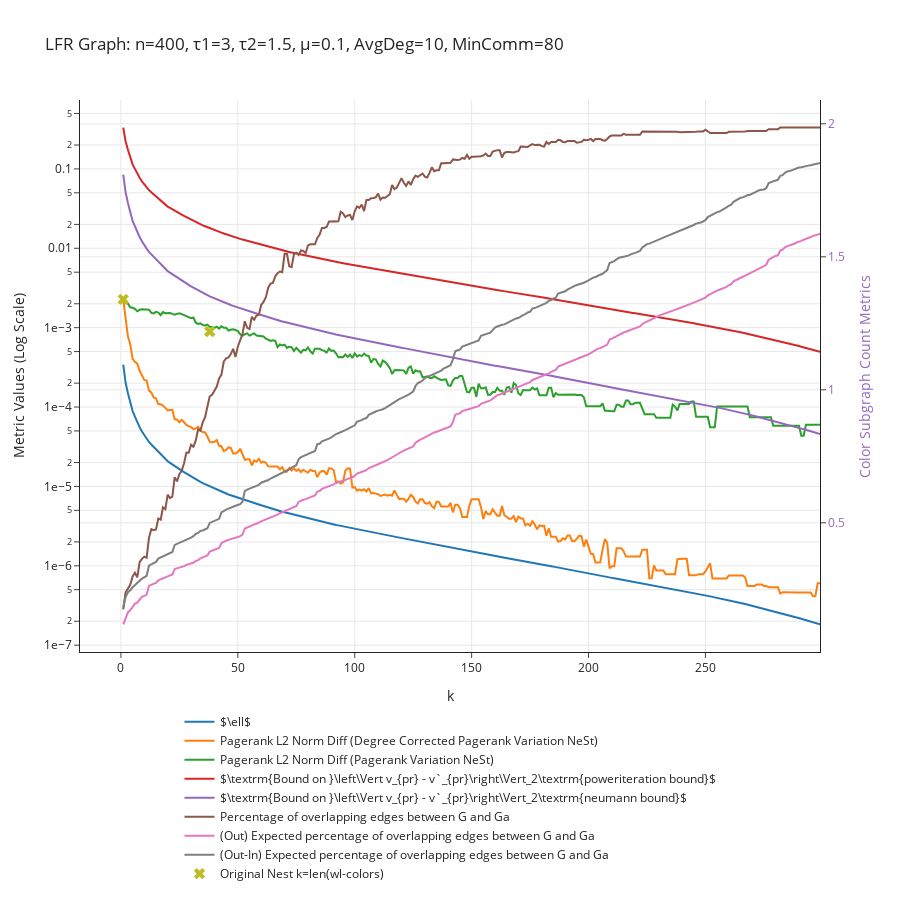

Notebook source saved alongside this figure:
### Markdown cell above
# LFR graphs exponential degree sequence

### Code cell
# Get a Graph
n = 400
tau1 = 3
tau2 = 1.5
mu = 0.1
G = nx.LFR_benchmark_graph(
    n, tau1, tau2, mu, average_degree=10, min_community=80, seed=10
)
G.remove_edges_from(nx.selfloop_edges(G))

data_dict = get_convergence_data_of_nest(G, min_cluster_size = 1, max_k=300)
plot_convergence_data(data_dict, f"LFR Graph: n={n}, τ1={tau1}, τ2={tau2}, μ={mu}, AvgDeg=10, MinComm=80")

### Figure 1 — Plotly figure (JSON) as saved in the notebook; plotly's stock layout.template omitted (floating-point values rounded to 4 significant figures; data arrays with more than 128 entries replaced by an {"elided": "..."} marker saying what was removed)
{"data": [{"mode": "lines", "name": "$\\ell$", "type": "scatter", "x": {"elided": "299 int values"}, "y": {"elided": "299 float values"}}, {"mode": "lines", "name": "Pagerank L2 Norm Diff (Degree Corrected Pagerank Variation NeSt)", "type": "scatter", "x": {"elided": "299 int values"}, "y": {"elided": "299 float values"}}, {"mode": "lines", "name": "Pagerank L2 Norm Diff (Pagerank Variation NeSt)", "type": "scatter", "x": {"elided": "299 int values"}, "y": {"elided": "299 float values"}}, {"mode": "lines", "name": "$\\textrm{Bound on }\\left\\Vert v_{pr} - v`_{pr}\\right\\Vert_2\\textrm{poweriteration bound}$", "type": "scatter", "x": {"elided": "299 int values"}, "y": {"elided": "299 float values"}}, {"mode": "lines", "name": "$\\textrm{Bound on }\\left\\Vert v_{pr} - v`_{pr}\\right\\Vert_2\\textrm{neumann bound}$", "type": "scatter", "x": {"elided": "299 int values"}, "y": {"elided": "299 float values"}}, {"mode": "lines", "name": "Percentage of overlapping edges between G and Ga", "type": "scatter", "x": {"elided": "299 int values"}, "y": {"elided": "299 float values"}, "yaxis": "y2"}, {"mode": "lines", "name": "(Out) Expected percentage of overlapping edges between G and Ga", "type": "scatter", "x": {"elided": "299 int values"}, "y": {"elided": "299 float values"}, "yaxis": "y2"}, {"mode": "lines", "name": "(Out-In) Expected percentage of overlapping edges between G and Ga ", "type": "scatter", "x": {"elided": "299 int values"}, "y": {"elided": "299 float values"}, "yaxis": "y2"}, {"marker": {"size": 10, "symbol": "x"}, "mode": "markers", "name": "Original Nest k=len(wl-colors)", "type": "scatter", "x": [1, 38], "y": [0.002276, 0.0008936]}], "layout": {"height": 900, "hovermode": "closest", "legend": {"orientation": "h", "x": 0.5, "xanchor": "center", "y": -0.1, "yanchor": "top"}, "title": {"text": "LFR Graph: n=400, τ1=3, τ2=1.5, μ=0.1, AvgDeg=10, MinComm=80"}, "xaxis": {"title": {"text": "k"}}, "yaxis": {"exponentformat": "e", "title": {"text": "Metric Values (Log Scale)"}, "type": "log"}, "yaxis2": {"overlaying": "y", "side": "right", "tickfont": {"color": "rgba(148, 103, 189, 1)"}, "title": {"font": {"color": "rgba(148, 103, 189, 1)"}, "text": "Color Subgraph Count Metrics"}, "type": "linear"}}}
